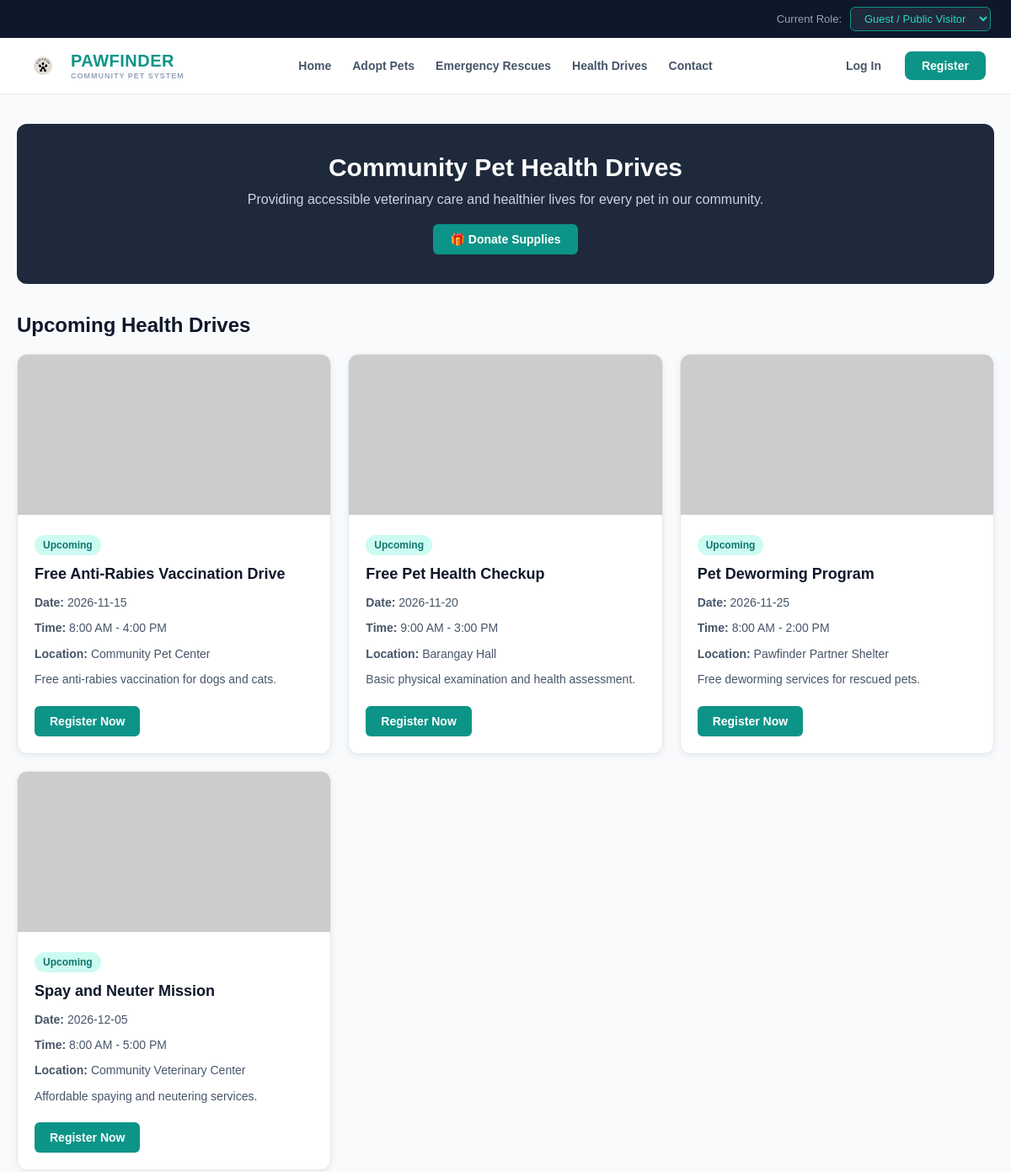
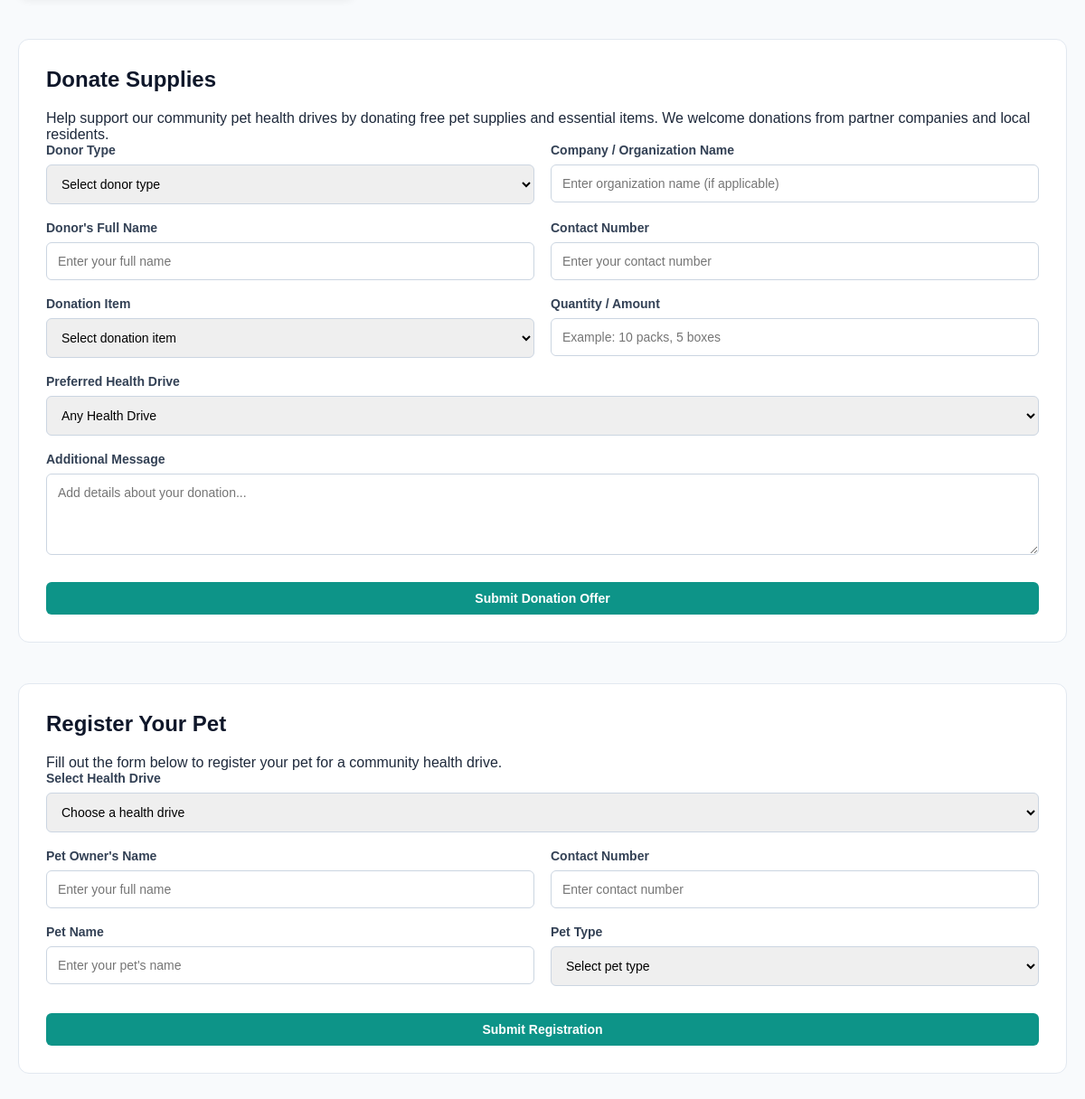
Screenshot of /pawfinder/health_drives.php with the database file from the repository (2 pictures, top to bottom).
### tables this page shows
CREATE TABLE `health_drives` (
  `id` int(11) NOT NULL,
  `name` varchar(150) NOT NULL,
  `event_date` date NOT NULL,
  `event_time` varchar(100) NOT NULL,
  `location` varchar(200) NOT NULL,
  `description` text NOT NULL,
  `image` varchar(255) NOT NULL,
  `status` enum('Upcoming','Ongoing','Completed','Cancelled') DEFAULT 'Upcoming',
  `created_at` timestamp NOT NULL DEFAULT current_timestamp()
);

### pawfinder/health_drives.php (the view, shortened to what this page needs)
<?php
$conn = new mysqli("localhost", "root", "", "pawfinder_db");
$conn->set_charset("utf8mb4");
$sql = "SELECT
            id,
            name,
            event_date AS date,
            event_time AS time,
            location,
            description,
            image,
            status
        FROM health_drives /**name ng mga client to */
        ORDER BY event_date ASC";
$result = $conn->query($sql);
$healthDrives = [];
if ($result) {
    while ($row = $result->fetch_assoc()) {
        $healthDrives[] = $row;
    }
}
function e($value) {
    return htmlspecialchars($value, ENT_QUOTES, "UTF-8");
}
?>
<!DOCTYPE html>
<html lang="en">
<head>
    <link rel="stylesheet" href="css/homepage.css">
</head>
<body>
    <div class="top-bar">
        <div class="role-container">
            <span class="role-label">Current Role:</span>
            <select id="roleSwitcher" class="role-select">
                <option value="guest" selected>Guest / Public Visitor</option>
            </select>
        </div>
    </div>
<header class="navbar">
    <div class="brand-section">
        <img src="image/logo2.jpg"
             alt="PAWFINDER Logo"
             class="brand-logo-img">
        <div>
            <span class="brand-title">PAWFINDER</span>
            <span class="brand-subtitle">COMMUNITY PET SYSTEM</span>
        </div>
    </div>
    <ul class="nav-links">
        <li class="nav-item">
            <a href="homepage.php">Home</a>
        </li>
        <li class="nav-item">
            <a href="adopt.php">Adopt Pets</a>
        </li>
        <li class="nav-item">
            <a href="rescue.php">Emergency Rescues</a>
        </li>
        <li class="nav-item">
            <a href="health_drives.php">Health Drives</a>
        </li>
        <li class="nav-item">
            <a href="contact.php">Contact</a>
        </li>
    </ul>
     <div class="auth-actions">
            <button class="btn-login" onclick="location.href='login.php'">Log In</button>
            <button class="btn-register" onclick="location.href='register.php'">Register</button>
        </div>
</header>
    <main class="health-container">
        <section class="health-header">
        <h1>Community Pet Health Drives</h1>
        <p>
            Providing accessible veterinary care and healthier lives
            for every pet in our community.
        </p>
        <a href="#donation" class="health-btn">
            🎁 Donate Supplies
        </a>
        </section>
        <section>
            <h2 class="health-section-title">
                Upcoming Health Drives
            </h2>
            <div class="health-grid">
                <?php foreach ($healthDrives as $drive): ?>
                    <div class="health-card">
                        <img
                            src="<?php echo e($drive['image']); ?>"
                            alt="<?php echo e($drive['name']); ?>"
                            onerror="this.src='https://placehold.co/600x400/e2e8f0/0f766e?text=Pet+Health+Drive'"
                        >
                        <div class="health-card-content">
                            <span class="health-status">
                                <?php echo e($drive['status']); ?>
                            </span>
                            <h3>
                                <?php echo e($drive['name']); ?>
                            </h3>
                            <p>
                                <strong>Date:</strong>
                                <?php echo e($drive['date']); ?>
                            </p>
                            <p>
                                <strong>Time:</strong>
                                <?php echo e($drive['time']); ?>
                            </p>
                            <p>
                                <strong>Location:</strong>
                                <?php echo e($drive['location']); ?>
                            </p>
                            <p>
                                <?php echo e($drive['description']); ?>
                            </p>
                            <a
                                href="#registration"
                                class="health-btn"
                                onclick="selectEvent('<?php echo e($drive['name']); ?>')"
                            >
                                Register Now
                            </a>
                        </div>
                    </div>
                <?php endforeach; ?>
            </div>
        </section>
        <section class="registration-section" id="donation">
            <h2 class="health-section-title">
                Donate Supplies
            </h2>
            <p>
                Help support our community pet health drives by donating
                free pet supplies and essential items. We welcome donations
                from partner companies and local residents.
            </p>
            <form method="POST" action="health_drives.php">
                <div class="registration-form">
                    <div class="form-group">
                        <label for="donor_type">Donor Type</label>
                        <select name="donor_type" id="donor_type" required>
                            <option value="">Select donor type</option>
                        </select>
                    </div>
                    <div class="form-group">
                        <label for="organization_name">
                            Company / Organization Name
                        </label>
                        <input
                            type="text"
                            name="organization_name"
                            id="organization_name"
                            placeholder="Enter organization name (if applicable)"
                        >
                    </div>
                    <div class="form-group">
                        <label for="donor_name">Donor's Full Name</label>
                        <input
                            type="text"
                            name="donor_name"
                            id="donor_name"
                            placeholder="Enter your full name"
                            required
                        >
                    </div>
                    <div class="form-group">
                        <label for="donation_contact">Contact Number</label>
                        <input
                            type="tel"
                            name="donation_contact"
                            id="donation_contact"
                            placeholder="Enter your contact number"
                            required
                        >
                    </div>
                    <div class="form-group">
                        <label for="donation_item">Donation Item</label>
                        <select name="donation_item" id="donation_item" required>
                            <option value="">Select donation item</option>
                        </select>
                    </div>
                    <div class="form-group">
                        <label for="quantity">Quantity / Amount</label>
                        <input
                            type="text"
                            name="quantity"
                            id="quantity"
                            placeholder="Example: 10 packs, 5 boxes"
                            required
                        >
                    </div>
                    <div class="form-group full-width">
                        <label for="donation_event">
                            Preferred Health Drive
                        </label>
                        <select name="donation_event" id="donation_event">
                            <option value="">Any Health Drive</option>
                        </select>
                    </div>
                    <div class="form-group full-width">
                        <label for="donation_message">
                            Additional Message
                        </label>
                        <textarea
                            name="donation_message"
                            id="donation_message"
                            rows="4"
                            placeholder="Add details about your donation..."
                            style="padding: 12px; border: 1px solid #cbd5e1; border-radius: 6px; font-size: 14px; width: 100%; box-sizing: border-box; resize: vertical;"
                        ></textarea>
                    </div>
                    <div class="form-group full-width">
                        <button type="submit" class="health-btn">
                            Submit Donation Offer
                        </button>
                    </div>
                </div>
            </form>
        </section>
        <section class="registration-section" id="registration">
            <h2 class="health-section-title">
                Register Your Pet
            </h2>
            <p>
                Fill out the form below to register your pet for a
                community health drive.
            </p>
            <form method="POST" action="health_drives.php">
                <div class="registration-form">
                    <div class="form-group full-width">
                        <label for="event_name">
                            Select Health Drive
                        </label>
                        <select name="event_name" id="event_name" required>
                            <option value="">
                                Choose a health drive
                            </option>
                        </select>
                    </div>
                    <div class="form-group">
                        <label for="owner_name">
                            Pet Owner's Name
                        </label>
                        <input
                            type="text"
                            id="owner_name"
                            name="owner_name"
                            placeholder="Enter your full name"
                            required
                        >
                    </div>
                    <div class="form-group">
                        <label for="contact_number">
                            Contact Number
                        </label>
                        <input
                            type="tel"
                            id="contact_number"
                            name="contact_number"
                            placeholder="Enter contact number"
                            required
                        >
                    </div>
                    <div class="form-group">
                        <label for="pet_name">
                            Pet Name
                        </label>
                        <input
                            type="text"
                            id="pet_name"
                            name="pet_name"
                            placeholder="Enter your pet's name"
                            required
                        >
                    </div>
                    <div class="form-group">
                        <label for="pet_type">
                            Pet Type
                        </label>
                        <select name="pet_type" id="pet_type" required>
                            <option value="">
                                Select pet type
                            </option>
                        </select>
                    </div>
                    <div class="form-group full-width">
                        <button type="submit" class="health-btn">
                            Submit Registration
                        </button>
                    </div>
                </div>
            </form>
        </section>
    </main>
</body>
</html>

### pawfinder/css/homepage.css (style rules this page uses)
* { margin: 0; padding: 0; box-sizing: border-box; font-family: Arial, Helvetica, sans-serif; }
body { background-color: #f8fafc; color: #1e293b; min-height: 100vh; display: flex; flex-direction: column; }
.top-bar { background-color: #0f172a; color: #ffffff; padding: 8px 24px; display: flex; justify-content: flex-end; align-items: center; font-size: 13px; }
.role-container { display: flex; align-items: center; gap: 10px; }
.role-label { color: #94a3b8; }
.role-select { background-color: #1e293b; color: #2dd4bf; border: 1px solid #0d9488; padding: 5px 12px; border-radius: 6px; font-size: 13px; outline: none; cursor: pointer; }
.navbar { background-color: #ffffff; border-bottom: 1px solid #e2e8f0; padding: 12px 30px; display: flex; justify-content: space-between; align-items: center; position: sticky; top: 0; z-index: 100; }
.brand-section { display: flex; align-items: center; gap: 12px; cursor: pointer; }
.brand-logo-img { width: 42px; height: 42px; border-radius: 8px; object-fit: cover; }
.brand-title { font-size: 20px; font-weight: 800; color: #0d9488; letter-spacing: 0.5px; line-height: 1; }
.brand-subtitle { font-size: 9px; font-weight: bold; color: #94a3b8; letter-spacing: 1px; display: block; margin-top: 2px; }
.nav-links { display: flex; align-items: center; gap: 24px; list-style: none; }
.nav-item a { text-decoration: none; color: #475569; font-size: 14px; font-weight: 600; transition: color 0.2s; }
.auth-actions { display: flex; align-items: center; gap: 12px; }
.btn-login { background: none; border: none; color: #475569; font-size: 14px; font-weight: 600; cursor: pointer; padding: 8px 16px; }
.btn-register { background-color: #0d9488; color: #ffffff; border: none; padding: 9px 20px; border-radius: 8px; font-size: 14px; font-weight: 600; cursor: pointer; transition: background 0.2s; }
.form-group { display: flex; flex-direction: column; gap: 8px; }
.form-group label { font-size: 13px; font-weight: 700; color: #334155; }
.form-group input, .form-group select, .form-group textarea { padding: 10px 14px; border: 1px solid #cbd5e1; border-radius: 8px; font-size: 14px; outline: none; transition: border-color 0.2s; }

### rows the page displays
health_drives: status "Upcoming", name "Free Anti-Rabies Vaccination Drive", event_date "2026-11-15", event_time "8:00 AM - 4:00 PM", location "Community Pet Center", description "Free anti-rabies vaccination for dogs and cats."
health_drives: status "Upcoming", name "Free Pet Health Checkup", event_date "2026-11-20", event_time "9:00 AM - 3:00 PM", location "Barangay Hall", description "Basic physical examination and health assessment."
health_drives: status "Upcoming", name "Pet Deworming Program", event_date "2026-11-25", event_time "8:00 AM - 2:00 PM", location "Pawfinder Partner Shelter", description "Free deworming services for rescued pets."
health_drives: status "Upcoming", name "Spay and Neuter Mission", event_date "2026-12-05", event_time "8:00 AM - 5:00 PM", location "Community Veterinary Center", description "Affordable spaying and neutering services."
